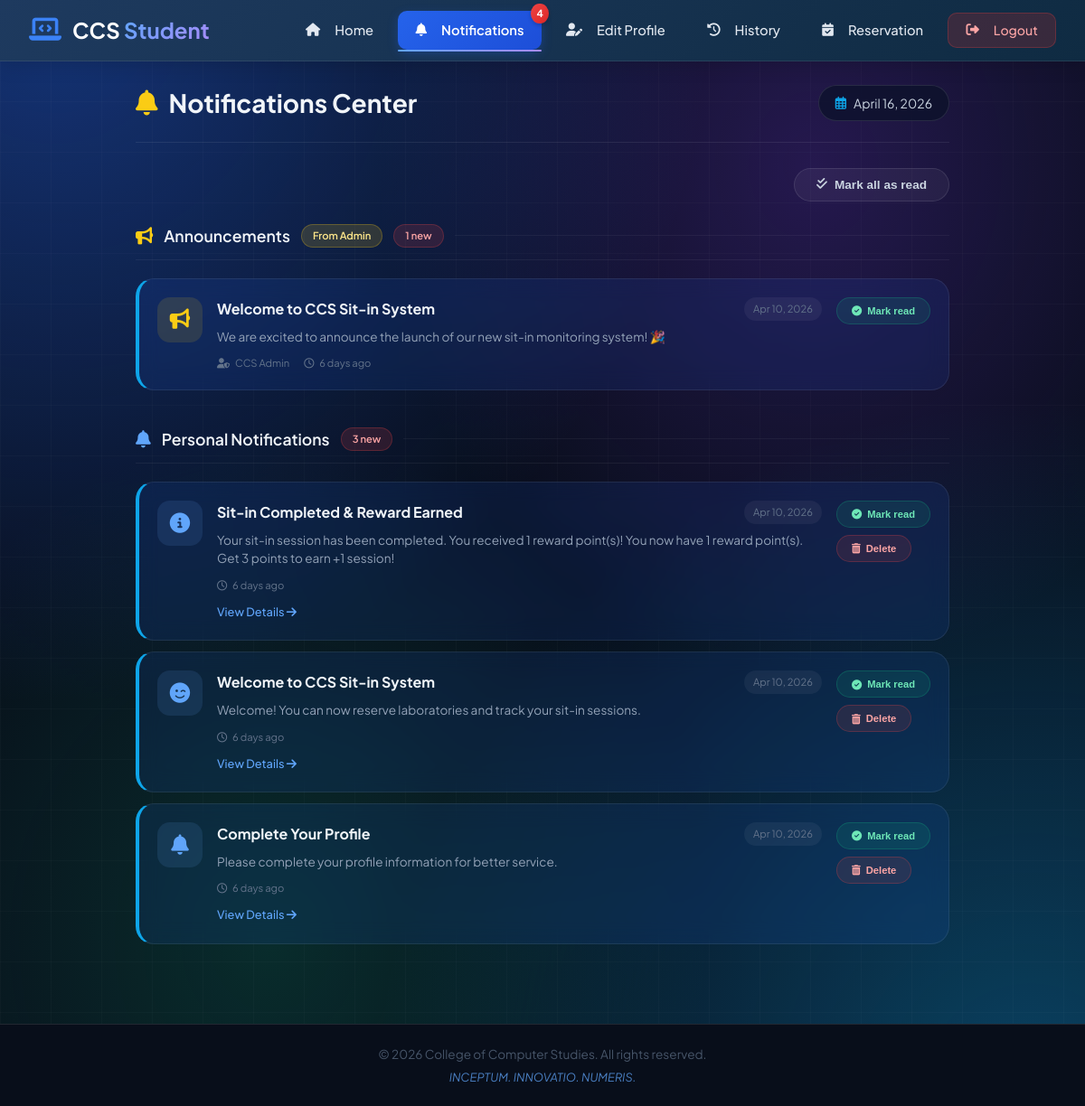
The page /pages/notifications.php (signed in) on the database its author committed.
### tables this page shows
CREATE TABLE `announcements` (
  `id` int(11) NOT NULL,
  `title` varchar(255) NOT NULL,
  `content` text NOT NULL,
  `author` varchar(100) DEFAULT 'CCS Admin',
  `is_active` tinyint(1) DEFAULT 1,
  `created_at` timestamp NOT NULL DEFAULT current_timestamp(),
  `updated_at` timestamp NULL DEFAULT NULL ON UPDATE current_timestamp()
);

CREATE TABLE `notifications` (
  `id` int(11) NOT NULL,
  `user_id` int(11) NOT NULL,
  `type` varchar(50) NOT NULL DEFAULT 'system',
  `title` varchar(255) NOT NULL,
  `message` text NOT NULL,
  `link` varchar(255) DEFAULT NULL,
  `is_read` tinyint(1) DEFAULT 0,
  `created_at` timestamp NOT NULL DEFAULT current_timestamp()
);

### includes/get_announcements.php (called while the page is built, shortened)
<?php
function getDB() {
    global $pdo;
    if (isset($pdo) && $pdo instanceof PDO) {
        return $pdo;
    }
    global $pdo;
    return $pdo;
}
function getLatestAnnouncements($limit = 5) {
    $pdo = getDB();
    $query = "SELECT * FROM announcements
              WHERE is_active = 1
              ORDER BY created_at DESC
              LIMIT :limit";
    $stmt = $pdo->prepare($query);
    $stmt->bindParam(':limit', $limit, PDO::PARAM_INT);
    $stmt->execute();
    return $stmt->fetchAll(PDO::FETCH_ASSOC);
}
function getUnreadAnnouncementCount($user_id) {
    $pdo = getDB();
    try {
        $pdo->exec("CREATE TABLE IF NOT EXISTS `announcement_reads` (
            `id` int(11) NOT NULL AUTO_INCREMENT,
            `user_id` int(11) NOT NULL,
            `announcement_id` int(11) NOT NULL,
            `read_at` timestamp NOT NULL DEFAULT CURRENT_TIMESTAMP,
            PRIMARY KEY (`id`),
            UNIQUE KEY `unique_read` (`user_id`, `announcement_id`)
        ) ENGINE=InnoDB DEFAULT CHARSET=utf8mb4");
    } catch (PDOException $e) {
    }
    $query = "SELECT COUNT(*) as unread
              FROM announcements a
              WHERE a.is_active = 1
              AND NOT EXISTS (
                  SELECT 1 FROM announcement_reads ar
                  WHERE ar.announcement_id = a.id
                  AND ar.user_id = :user_id
              )";
    $stmt = $pdo->prepare($query);
    $stmt->bindParam(':user_id', $user_id);
    $stmt->execute();
    $result = $stmt->fetch(PDO::FETCH_ASSOC);
    return $result['unread'] ?? 0;
}
function getUserNotifications($user_id, $limit = 20) {
    $pdo = getDB();
    $query = "SELECT * FROM notifications
              WHERE user_id = :user_id
              ORDER BY created_at DESC
              LIMIT :limit";
    $stmt = $pdo->prepare($query);
    $stmt->bindParam(':user_id', $user_id);
    $stmt->bindParam(':limit', $limit, PDO::PARAM_INT);
    $stmt->execute();
    return $stmt->fetchAll(PDO::FETCH_ASSOC);
}
function getUnreadNotificationCount($user_id) {
    $pdo = getDB();
    $query = "SELECT COUNT(*) as unread FROM notifications
              WHERE user_id = :user_id AND is_read = 0";
    $stmt = $pdo->prepare($query);
    $stmt->bindParam(':user_id', $user_id);
    $stmt->execute();
    $result = $stmt->fetch(PDO::FETCH_ASSOC);
    return $result['unread'] ?? 0;
}
function timeAgo($timestamp) {
    $diff = time() - $timestamp;
    if ($diff < 60) {
        return $diff . ' seconds ago';
    } elseif ($diff < 3600) {
        $mins = floor($diff / 60);
        return $mins . ' minute' . ($mins > 1 ? 's' : '') . ' ago';
    } elseif ($diff < 86400) {
        $hours = floor($diff / 3600);
        return $hours . ' hour' . ($hours > 1 ? 's' : '') . ' ago';
    } elseif ($diff < 604800) {
        $days = floor($diff / 86400);
        return $days . ' day' . ($days > 1 ? 's' : '') . ' ago';
    } else {
        return date('M d, Y', $timestamp);
    }
}
?>

### pages/notifications.php (the view, shortened to what this page needs)
<?php
require_once __DIR__ . '/../includes/get_announcements.php';
$announcements = getLatestAnnouncements(50);
$notifications = getUserNotifications($_SESSION['user_id'], 50);
$unreadAnnouncementCount = getUnreadAnnouncementCount($_SESSION['user_id']);
$unreadNotificationCount = getUnreadNotificationCount($_SESSION['user_id']);
?>
<?php include '../includes/header.php'; ?>
<?php include '../includes/user_navigation.php'; ?>
<div class="notif-wrap">
    <div class="notif-inner">
        <div class="notif-header">
            <h1><i class="fas fa-bell"></i> Notifications Center</h1>
            <div class="notif-date-pill">
                <i class="far fa-calendar-alt"></i>
                <?php echo date('F j, Y'); ?>
            </div>
        </div>
        <div class="notifications-content">
            <?php if ($totalUnreadCount > 0): ?>
                <div class="mark-all-container">
                    <form method="POST">
                        <button type="submit" name="mark_all_read" class="mark-all-btn">
                            <i class="fas fa-check-double"></i> Mark all as read
                        </button>
                    </form>
                </div>
            <?php endif; ?>
            <div class="notif-section">
                <div class="notif-section-header">
                    <i class="fas fa-bullhorn announce-header-icon"></i>
                    <h2>Announcements</h2>
                    <span class="section-badge">From Admin</span>
                    <?php if ($unreadAnnouncementCount > 0): ?>
                        <span class="new-badge"><?php echo $unreadAnnouncementCount; ?> new</span>
                    <?php endif; ?>
                    <div class="section-line"></div>
                </div>
                <?php if (empty($announcements)): ?>
                    <div class="notif-empty">
                        <div class="empty-icon empty-announce-icon">
                            <i class="fas fa-inbox"></i>
                        </div>
                        <h3>No announcements yet</h3>
                        <p>Check back later for updates from the admin</p>
                    </div>
                <?php else: ?>
                    <?php foreach ($announcements as $ann):
                        $pdo = getDB();
                        $checkStmt = $pdo->prepare("SELECT 1 FROM announcement_reads WHERE user_id = :user_id AND announcement_id = :ann_id");
                        $checkStmt->bindParam(':user_id', $_SESSION['user_id']);
                        $checkStmt->bindParam(':ann_id', $ann['id']);
                        $checkStmt->execute();
                        $isRead = $checkStmt->fetch() ? true : false;
                    ?>
                        <div class="notif-card <?php echo !$isRead ? 'unread' : ''; ?>">
                            <div class="notif-icon announce-icon">
                                <i class="fas fa-bullhorn"></i>
                            </div>
                            <div class="notif-content">
                                <div class="notif-top">
                                    <h3><?php echo htmlspecialchars($ann['title']); ?></h3>
                                    <span class="notif-date"><?php echo date('M d, Y', strtotime($ann['created_at'])); ?></span>
                                </div>
                                <p class="notif-message"><?php echo nl2br(htmlspecialchars($ann['content'])); ?></p>
                                <div class="notif-meta">
                                    <span><i class="fas fa-user-shield"></i> <?php echo htmlspecialchars($ann['author']); ?></span>
                                    <span><i class="far fa-clock"></i> <?php echo timeAgo(strtotime($ann['created_at'])); ?></span>
                                </div>
                            </div>
                            <?php if (!$isRead): ?>
                                <div class="notif-actions">
                                    <form method="POST">
                                        <button type="submit" name="mark_announcement_read" class="btn-mark-read">
                                            <i class="fas fa-check-circle"></i> Mark read
                                        </button>
                                    </form>
                                </div>
                            <?php endif; ?>
                        </div>
                    <?php endforeach; ?>
                <?php endif; ?>
            </div>
            <div class="notif-section">
                <div class="notif-section-header">
                    <i class="fas fa-bell personal-header-icon"></i>
                    <h2>Personal Notifications</h2>
                    <?php if ($unreadNotificationCount > 0): ?>
                        <span class="new-badge"><?php echo $unreadNotificationCount; ?> new</span>
                    <?php endif; ?>
                    <div class="section-line"></div>
                </div>
                <?php if (empty($notifications)): ?>
                    <div class="notif-empty">
                        <div class="empty-icon empty-personal-icon">
                            <i class="fas fa-bell-slash"></i>
                        </div>
                        <h3>No personal notifications yet</h3>
                        <p>When you receive updates about reservations or sit-in sessions, they'll appear here</p>
                    </div>
                <?php else: ?>
                    <?php foreach ($notifications as $notif): ?>
                        <div class="notif-card <?php echo !$notif['is_read'] ? 'unread' : ''; ?>">
                            <div class="notif-icon personal-icon">
                                <?php
                                $iconClass = 'fa-info-circle';
                                switch($notif['type']) {
                                    case 'reminder':    $iconClass = 'fa-bell'; break;
                                    case 'welcome':     $iconClass = 'fa-smile-wink'; break;
                                    default:            $iconClass = 'fa-info-circle';
                                }
                                ?>
                                <i class="fas <?php echo $iconClass; ?>"></i>
                            </div>
                            <div class="notif-content">
                                <div class="notif-top">
                                    <h3><?php echo htmlspecialchars($notif['title']); ?></h3>
                                    <span class="notif-date"><?php echo date('M d, Y', strtotime($notif['created_at'])); ?></span>
                                </div>
                                <p class="notif-message"><?php echo htmlspecialchars($notif['message']); ?></p>
                                <div class="notif-meta">
                                    <span><i class="far fa-clock"></i> <?php echo timeAgo(strtotime($notif['created_at'])); ?></span>
                                </div>
                                <?php if ($notif['link']): ?>
                                    <a href="<?php echo $notif['link']; ?>" class="notif-link">View Details <i class="fas fa-arrow-right"></i></a>
                                <?php endif; ?>
                            </div>
                            <div class="notif-actions">
                                <?php if (!$notif['is_read']): ?>
                                    <form method="POST">
                                        <button type="submit" name="mark_notification_read" class="btn-mark-read">
                                            <i class="fas fa-check-circle"></i> Mark read
                                        </button>
                                    </form>
                                <?php endif; ?>
                                <form method="POST">
                                    <button type="submit" name="delete" class="btn-delete" onclick="return confirm('Delete this notification?')">
                                        <i class="fas fa-trash-alt"></i> Delete
                                    </button>
                                </form>
                            </div>
                        </div>
                    <?php endforeach; ?>
                <?php endif; ?>
            </div>
        </div>
    </div>
</div>
<?php include '../includes/footer.php'; ?>

### assets/css/style.css (style rules this page uses)
*, *::before, *::after { margin: 0; padding: 0; box-sizing: border-box; }
:root { --primary: #2563eb; --primary-light: #3b82f6; --primary-soft: rgba(37,99,235,0.15); --secondary: #475569; --accent: #0ea5e9; --background: #080e1a; --surface: rgba(255,255,255,0.06); --surface-hover: rgba(255,255,255,0.09); --text-primary: #f1f5f9; --text-secondary: #94a3b8; --text-light: #475569; --border-light: rgba(255,255,255,0.09); --border-hover: rgba(255,255,255,0.18); --shadow-sm: 0 2px 8px rgba(0,0,0,0.3); --shadow-md: 0 8px 32px rgba(0,0,0,0.4); --shadow-lg: 0 20px 60px rgba(0,0,0,0.5); --shadow-blue: 0 8px 28px rgba(37,99,235,0.4); --radius-lg: 28px; --radius-md: 16px; --radius-sm: 10px; --transition: all 0.25s ease; }
body { font-family: 'Plus Jakarta Sans', system-ui, sans-serif; background: var(--background); color: var(--text-primary); line-height: 1.6; min-height: 100vh; }
body::before { content: ''; position: fixed; inset: 0; background: radial-gradient(ellipse at 5% 0%, rgba(37,99,235,0.45) 0%, transparent 45%), radial-gradient(ellipse at 95% 100%, rgba(14,165,233,0.35) 0%, transparent 45%), radial-gradient(ellipse at 75% 15%, rgba(124,58,237,0.25) 0%, transparent 38%), radial-gradient(ellipse at 25% 85%, rgba(16,185,129,0.18) 0%, transparent 38%); pointer-events: none; z-index: -2; }
body::after { content: ''; position: fixed; inset: 0; background-image: linear-gradient(rgba(255,255,255,0.018) 1px, transparent 1px), linear-gradient(90deg, rgba(255,255,255,0.018) 1px, transparent 1px); background-size: 56px 56px; pointer-events: none; z-index: -1; }
.dashboard-container, .notif-wrap, .profile-container, .history-container, .reservation-container { padding-top: 1.5rem !important; }

### assets/css/dashboard.css (style rules this page uses)
:root { --primary: #2563eb; --primary-light: #3b82f6; --primary-soft: rgba(37, 99, 235, 0.18); --accent: #0ea5e9; --background: #080e1a; --text-primary: #f1f5f9; --text-secondary: #cbd5e1; --text-muted: #94a3b8; --text-label: #7dd3fc; --border-light: rgba(255, 255, 255, 0.10); --border-hover: rgba(14, 165, 233, 0.40); --shadow-md: 0 8px 32px rgba(0, 0, 0, 0.50); --shadow-lg: 0 20px 60px rgba(0, 0, 0, 0.60); --radius-lg: 28px; --radius-md: 16px; --radius-sm: 10px; --transition: all 0.25s ease; --success: #10b981; --warning: #f59e0b; --danger: #ef4444; --card-bg: rgba(10, 18, 40, 0.82); --card-bg-hover: rgba(14, 24, 52, 0.90); --card-border: rgba(255, 255, 255, 0.10); --card-border-hover: rgba(14, 165, 233, 0.45); }
body { font-family: 'Plus Jakarta Sans', system-ui, sans-serif; background: var(--background); color: var(--text-primary); min-height: 100vh; }

### rows shown on the page
announcements: title "Welcome to CCS Sit-in System", created_at "Apr 10, 2026", content "We are excited to announce the launch of our new sit-in monitoring system! 🎉", author "CCS Admin", created_at "6 days ago"
notifications: title "Sit-in Completed & Reward Earned", created_at "Apr 10, 2026", message "Your sit-in session has been completed. You received 1 reward point(s)! You now have 1 reward point(s). Get 3 points to earn +1 session!", created_at "6 days ago"
notifications: title "Welcome to CCS Sit-in System", created_at "Apr 10, 2026", message "Welcome! You can now reserve laboratories and track your sit-in sessions.", created_at "6 days ago"
notifications: title "Complete Your Profile", created_at "Apr 10, 2026", message "Please complete your profile information for better service.", created_at "6 days ago"

### other values the page prints
$totalUnreadCount "4"
$unreadAnnouncementCount "1"
$unreadNotificationCount "3"
